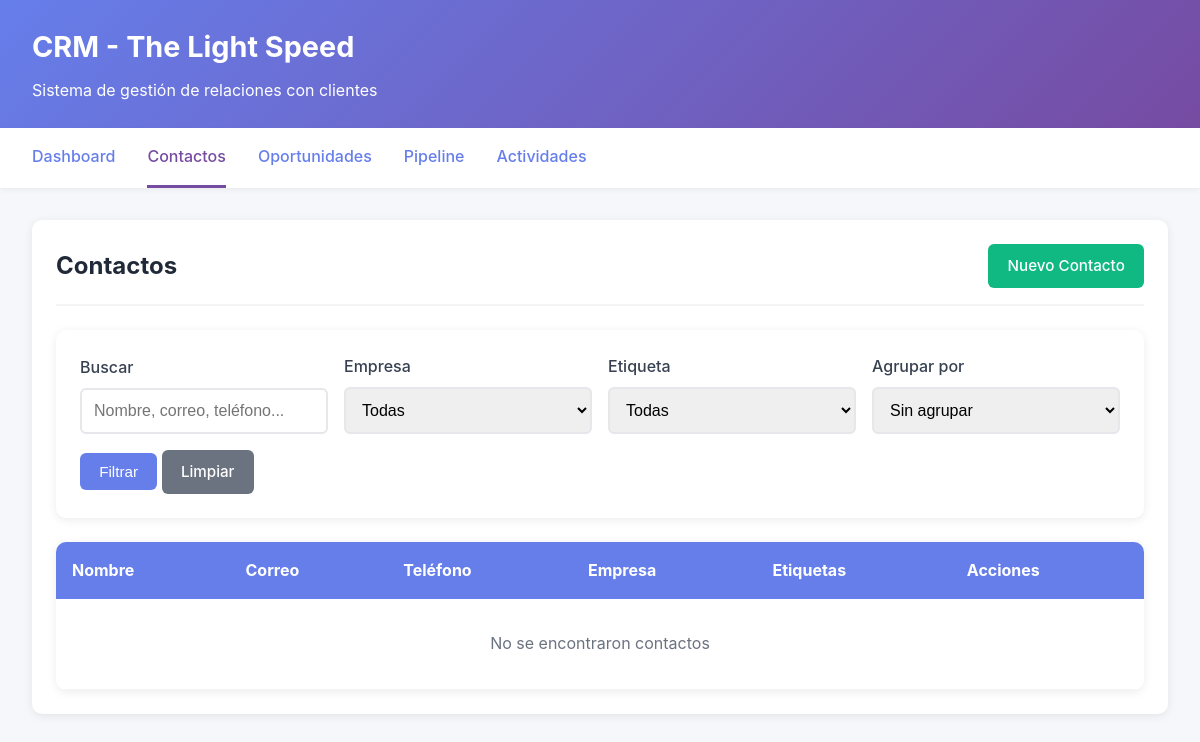
The app's page /home/crm/contactos/, older data.
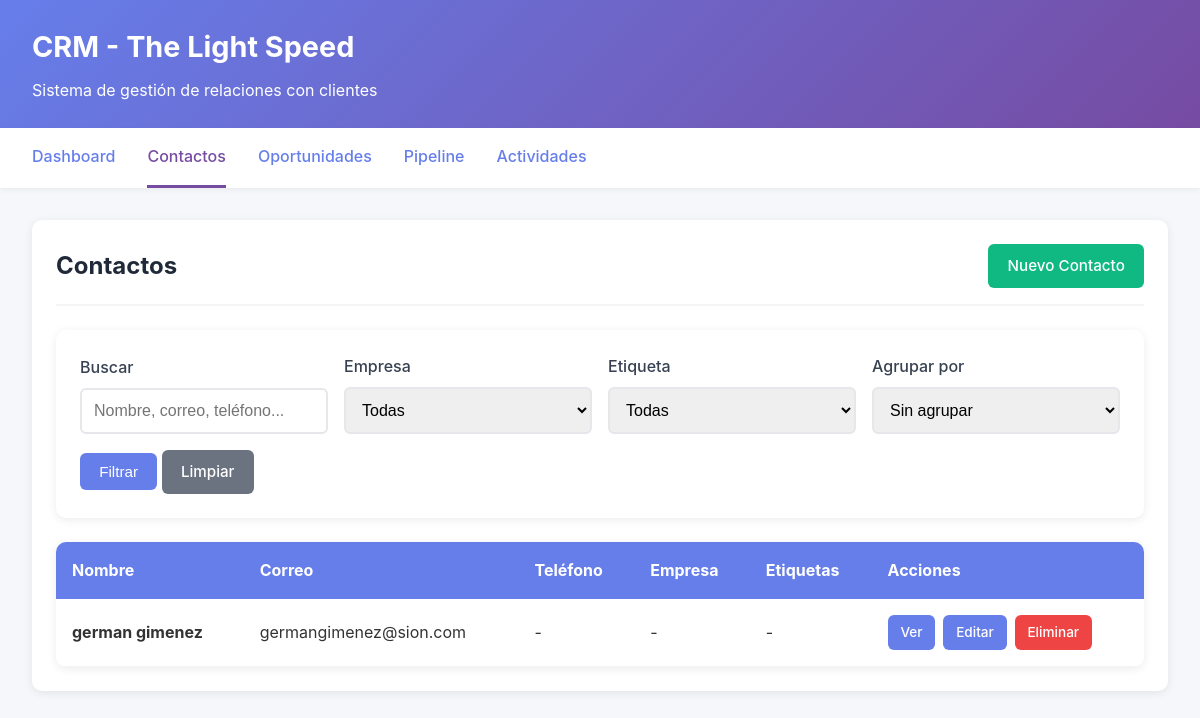
The same page, newer data.
### home/models.py (models this page shows, shortened)
class Contacto(models.Model):
    nombre = models.CharField(max_length=200)
    correo = models.EmailField(validators=[EmailValidator()])
    telefono = models.CharField(max_length=20, blank=True, null=True)
    empresa = models.ForeignKey(Empresa, on_delete=models.SET_NULL, null=True, blank=True, related_name='contactos')
    notas = models.TextField(blank=True, null=True)
    etiquetas = models.ManyToManyField(Etiqueta, blank=True, related_name='contactos')
    fecha_creacion = models.DateTimeField(auto_now_add=True)
    fecha_actualizacion = models.DateTimeField(auto_now=True)
    class Meta:
        ordering = ['nombre']

### home/views.py (the view, shortened to what this page needs)
# urls.py: path('crm/contactos/', views.contactos_list, name='contactos_list'),
def contactos_list(request):
    query = request.GET.get('q', '')
    empresa_id = request.GET.get('empresa', '')
    etiqueta_id = request.GET.get('etiqueta', '')
    grupo = request.GET.get('grupo', '')
    contactos = Contacto.objects.all()
    if empresa_id:
        contactos = contactos.filter(empresa_id=empresa_id)
    if etiqueta_id:
        contactos = contactos.filter(etiquetas__id=etiqueta_id)
    if grupo == 'empresa':
        contactos = contactos.order_by('empresa__nombre', 'nombre')
    elif grupo == 'etiqueta':
        contactos = contactos.order_by('etiquetas__nombre', 'nombre')
    paginator = Paginator(contactos, 20)
    page_number = request.GET.get('page')
    page_obj = paginator.get_page(page_number)
    empresas = Empresa.objects.all()
    etiquetas = Etiqueta.objects.all()
    context = {
        'page_obj': page_obj,
        'query': query,
        'empresa_id': empresa_id,
        'etiqueta_id': etiqueta_id,
        'grupo': grupo,
        'empresas': empresas,
        'etiquetas': etiquetas,
    }
    return render(request, 'home/crm/contactos_list.html', context)

### home/templates/home/crm/contactos_list.html (shortened to what this page needs)
{% extends 'home/crm/base.html' %}
{% block content %}
<div class="card">
    <div class="card-header">
        <h2>Contactos</h2>
        <a href="{% url 'contacto_create' %}" class="btn btn-success">Nuevo Contacto</a>
    </div>
    <div class="search-filters">
        <form method="get">
            <div class="form-group">
                <label>Buscar</label>
                <input type="text" name="q" value="{{ query }}" placeholder="Nombre, correo, teléfono...">
            </div>
            <div class="form-group">
                <label>Empresa</label>
                <select name="empresa">
                    <option value="">Todas</option>
                </select>
            </div>
            <div class="form-group">
                <label>Etiqueta</label>
                <select name="etiqueta">
                    <option value="">Todas</option>
                </select>
            </div>
            <div class="form-group">
                <label>Agrupar por</label>
                <select name="grupo">
                    <option value="">Sin agrupar</option>
                </select>
            </div>
            <div class="form-group">
                <button type="submit" class="btn">Filtrar</button>
                <a href="{% url 'contactos_list' %}" class="btn btn-secondary">Limpiar</a>
            </div>
        </form>
    </div>
    <table class="table">
        <thead>
            <tr>
                <th>Nombre</th>
                <th>Correo</th>
                <th>Teléfono</th>
                <th>Empresa</th>
                <th>Etiquetas</th>
                <th>Acciones</th>
            </tr>
        </thead>
        <tbody>
            {% for contacto in page_obj %}
                <tr>
                    <td><strong>{{ contacto.nombre }}</strong></td>
                    <td>{{ contacto.correo }}</td>
                    <td>{{ contacto.telefono|default:"-" }}</td>
                    <td>{{ contacto.empresa.nombre|default:"-" }}</td>
                    <td>
                        {% for etiqueta in contacto.etiquetas.all %}
                            <span class="tag" style="background-color: {{ etiqueta.color }}20; color: {{ etiqueta.color }};">{{ etiqueta.nombre }}</span>
                        {% empty %}
                            -
                        {% endfor %}
                    </td>
                    <td class="actions">
                        <a href="{% url 'contacto_detail' contacto.pk %}" class="btn btn-sm">Ver</a>
                        <a href="{% url 'contacto_edit' contacto.pk %}" class="btn btn-sm">Editar</a>
                        <a href="{% url 'contacto_delete' contacto.pk %}" class="btn btn-sm btn-danger">Eliminar</a>
                    </td>
                </tr>
            {% empty %}
                <tr>
                    <td colspan="6" style="text-align: center; padding: 2rem; color: #6b7280;">No se encontraron contactos</td>
                </tr>
            {% endfor %}
        </tbody>
    </table>
</div>
{% endblock %}

Row changes from the older to the newer data that the page shows:
added Contacto: nombre "german gimenez", correo "germangimenez@sion.com", telefono "-", empresa.nombre "-"
Text that changed along with them:
text no longer shown: "No se encontraron contactos"
